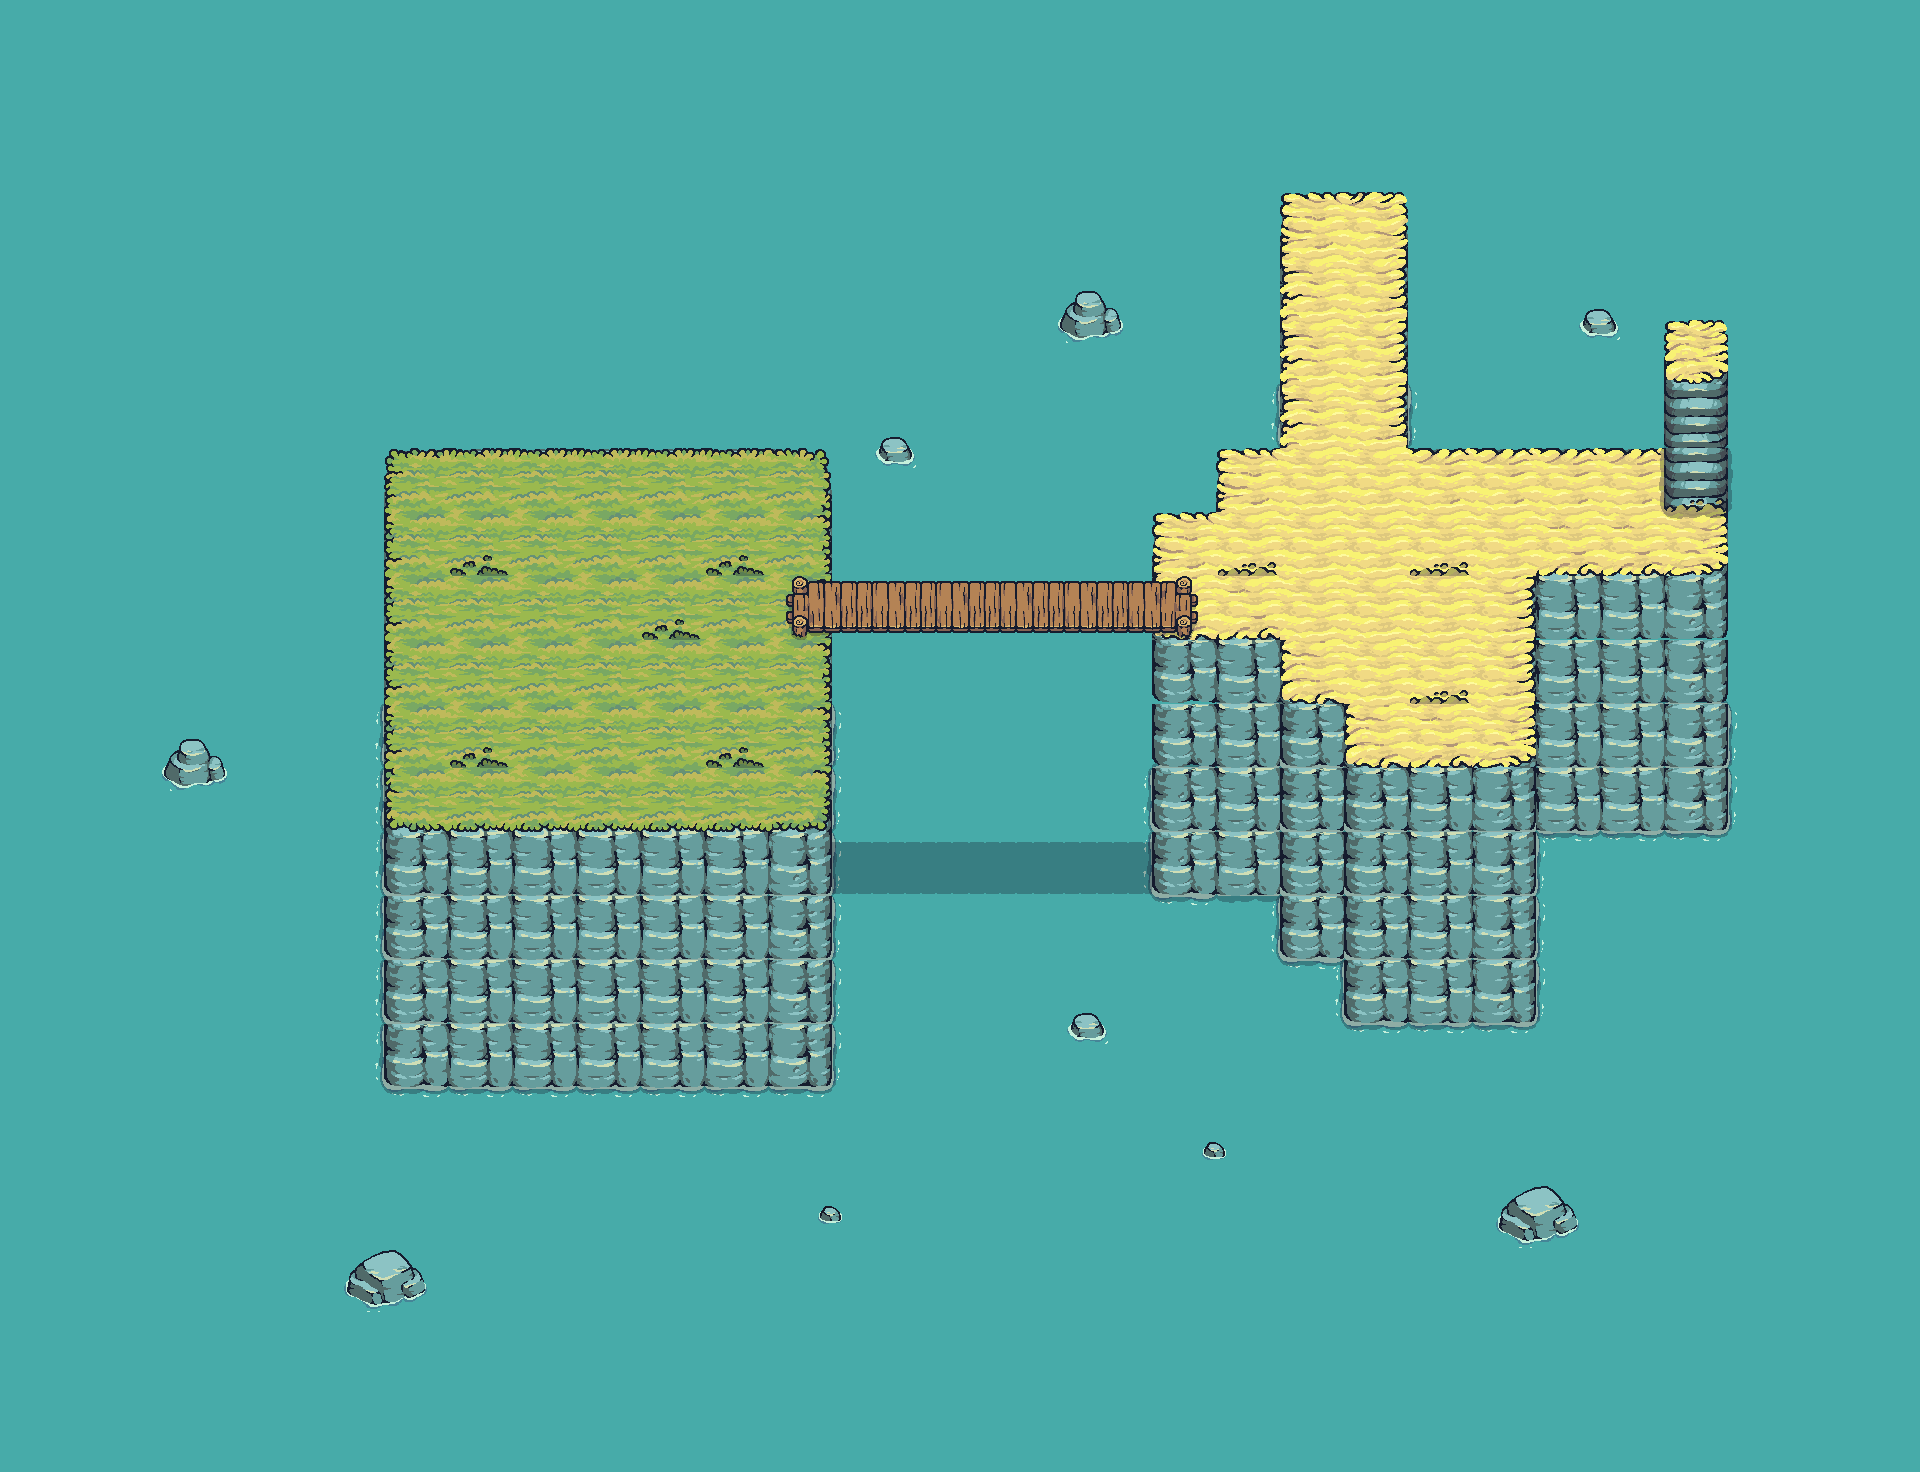

A level layout from a 2D game, rendered from its tile map. Below: a short description, then the map file with tile-grid data replaced by summaries:
An orthogonal 30x23 tile map with 64x64 px tiles, 13 tile layers (water, rocks, foam, foam2, ...), 10 tilesets.

<map version="1.10" tiledversion="1.10.2" orientation="orthogonal" renderorder="right-down" width="30" height="23" tilewidth="64" tileheight="64" infinite="0" nextlayerid="18" nextobjectid="1">
 <tileset firstgid="1" name="Tilemap_Flat" tilewidth="64" tileheight="64" tilecount="40" columns="10">
  <image source="tileset/Terrain/Ground/Tilemap_Flat.png" width="640" height="256" />
 </tileset>
 <tileset firstgid="41" name="Tilemap_Elevation" tilewidth="64" tileheight="64" tilecount="32" columns="4">
  <image source="tileset/Terrain/Ground/Tilemap_Elevation.png" width="256" height="512" />
 </tileset>
 <tileset firstgid="73" name="Shadows" tilewidth="64" tileheight="64" tilecount="9" columns="3">
  <image source="tileset/Terrain/Ground/Shadows.png" width="192" height="192" />
 </tileset>
 <tileset firstgid="82" name="Bridge_All" tilewidth="64" tileheight="64" tilecount="12" columns="3">
  <image source="tileset/Terrain/Bridge/Bridge_All.png" width="192" height="256" />
 </tileset>
 <tileset firstgid="94" name="Water" tilewidth="64" tileheight="64" tilecount="1" columns="1">
  <image source="tileset/Terrain/Water/Water.png" width="64" height="64" />
 </tileset>
 <tileset firstgid="95" name="Foam" tilewidth="64" tileheight="64" tilecount="40" columns="8">
  <image source="tileset/Terrain/Water/Foam/Foam_aligned.png" width="512" height="320" />
  <tile id="0">
   <animation>
    <frame tileid="0" duration="100" />
    <frame tileid="1" duration="100" />
    <frame tileid="2" duration="100" />
    <frame tileid="3" duration="100" />
    <frame tileid="4" duration="100" />
    <frame tileid="5" duration="100" />
    <frame tileid="6" duration="100" />
    <frame tileid="7" duration="100" />
   </animation>
  </tile>
  <tile id="8">
   <animation>
    <frame tileid="8" duration="100" />
    <frame tileid="9" duration="100" />
    <frame tileid="10" duration="100" />
    <frame tileid="11" duration="100" />
    <frame tileid="12" duration="100" />
    <frame tileid="13" duration="100" />
    <frame tileid="14" duration="100" />
    <frame tileid="15" duration="100" />
   </animation>
  </tile>
  <tile id="16">
   <animation>
    <frame tileid="16" duration="100" />
    <frame tileid="17" duration="100" />
    <frame tileid="18" duration="100" />
    <frame tileid="19" duration="100" />
    <frame tileid="20" duration="100" />
    <frame tileid="21" duration="100" />
    <frame tileid="22" duration="100" />
    <frame tileid="23" duration="100" />
   </animation>
  </tile>
  <tile id="24">
   <animation>
    <frame tileid="24" duration="100" />
    <frame tileid="25" duration="100" />
    <frame tileid="26" duration="100" />
    <frame tileid="27" duration="100" />
    <frame tileid="28" duration="100" />
    <frame tileid="29" duration="100" />
    <frame tileid="30" duration="100" />
    <frame tileid="31" duration="100" />
   </animation>
  </tile>
  <tile id="32">
   <animation>
    <frame tileid="32" duration="100" />
    <frame tileid="33" duration="100" />
    <frame tileid="34" duration="100" />
    <frame tileid="35" duration="100" />
    <frame tileid="36" duration="100" />
    <frame tileid="37" duration="100" />
    <frame tileid="38" duration="100" />
    <frame tileid="39" duration="100" />
   </animation>
  </tile>
 </tileset>
 <tileset firstgid="145" name="Rocks_01" tilewidth="64" tileheight="64" tilecount="32" columns="8">
  <image source="tileset/Terrain/Water/Rocks/Rocks_01_aligned.png" width="512" height="256" />
    <tile id="0">
   <animation>
    <frame tileid="0" duration="100" />
    <frame tileid="1" duration="100" />
    <frame tileid="2" duration="100" />
    <frame tileid="3" duration="100" />
    <frame tileid="4" duration="100" />
    <frame tileid="5" duration="100" />
    <frame tileid="6" duration="100" />
    <frame tileid="7" duration="100" />
   </animation>
  </tile>
  <tile id="8">
   <animation>
    <frame tileid="8" duration="100" />
    <frame tileid="9" duration="100" />
    <frame tileid="10" duration="100" />
    <frame tileid="11" duration="100" />
    <frame tileid="12" duration="100" />
    <frame tileid="13" duration="100" />
    <frame tileid="14" duration="100" />
    <frame tileid="15" duration="100" />
   </animation>
  </tile>
  <tile id="16">
   <animation>
    <frame tileid="16" duration="100" />
    <frame tileid="17" duration="100" />
    <frame tileid="18" duration="100" />
    <frame tileid="19" duration="100" />
    <frame tileid="20" duration="100" />
    <frame tileid="21" duration="100" />
    <frame tileid="22" duration="100" />
    <frame tileid="23" duration="100" />
   </animation>
  </tile>
  <tile id="24">
   <animation>
    <frame tileid="24" duration="100" />
    <frame tileid="25" duration="100" />
    <frame tileid="26" duration="100" />
    <frame tileid="27" duration="100" />
    <frame tileid="28" duration="100" />
    <frame tileid="29" duration="100" />
    <frame tileid="30" duration="100" />
    <frame tileid="31" duration="100" />
   </animation>
  </tile>
 </tileset>
 <tileset firstgid="177" name="Rocks_02" tilewidth="64" tileheight="64" tilecount="32" columns="8">
  <image source="tileset/Terrain/Water/Rocks/Rocks_02_aligned.png" width="512" height="256" />
    <tile id="0">
   <animation>
    <frame tileid="0" duration="100" />
    <frame tileid="1" duration="100" />
    <frame tileid="2" duration="100" />
    <frame tileid="3" duration="100" />
    <frame tileid="4" duration="100" />
    <frame tileid="5" duration="100" />
    <frame tileid="6" duration="100" />
    <frame tileid="7" duration="100" />
   </animation>
  </tile>
  <tile id="8">
   <animation>
    <frame tileid="8" duration="100" />
    <frame tileid="9" duration="100" />
    <frame tileid="10" duration="100" />
    <frame tileid="11" duration="100" />
    <frame tileid="12" duration="100" />
    <frame tileid="13" duration="100" />
    <frame tileid="14" duration="100" />
    <frame tileid="15" duration="100" />
   </animation>
  </tile>
  <tile id="16">
   <animation>
    <frame tileid="16" duration="100" />
    <frame tileid="17" duration="100" />
    <frame tileid="18" duration="100" />
    <frame tileid="19" duration="100" />
    <frame tileid="20" duration="100" />
    <frame tileid="21" duration="100" />
    <frame tileid="22" duration="100" />
    <frame tileid="23" duration="100" />
   </animation>
  </tile>
  <tile id="24">
   <animation>
    <frame tileid="24" duration="100" />
    <frame tileid="25" duration="100" />
    <frame tileid="26" duration="100" />
    <frame tileid="27" duration="100" />
    <frame tileid="28" duration="100" />
    <frame tileid="29" duration="100" />
    <frame tileid="30" duration="100" />
    <frame tileid="31" duration="100" />
   </animation>
  </tile>
 </tileset>
 <tileset firstgid="209" name="Rocks_03" tilewidth="64" tileheight="64" tilecount="32" columns="8">
  <image source="tileset/Terrain/Water/Rocks/Rocks_03_aligned.png" width="512" height="256" />
    <tile id="0">
   <animation>
    <frame tileid="0" duration="100" />
    <frame tileid="1" duration="100" />
    <frame tileid="2" duration="100" />
    <frame tileid="3" duration="100" />
    <frame tileid="4" duration="100" />
    <frame tileid="5" duration="100" />
    <frame tileid="6" duration="100" />
    <frame tileid="7" duration="100" />
   </animation>
  </tile>
  <tile id="8">
   <animation>
    <frame tileid="8" duration="100" />
    <frame tileid="9" duration="100" />
    <frame tileid="10" duration="100" />
    <frame tileid="11" duration="100" />
    <frame tileid="12" duration="100" />
    <frame tileid="13" duration="100" />
    <frame tileid="14" duration="100" />
    <frame tileid="15" duration="100" />
   </animation>
  </tile>
  <tile id="16">
   <animation>
    <frame tileid="16" duration="100" />
    <frame tileid="17" duration="100" />
    <frame tileid="18" duration="100" />
    <frame tileid="19" duration="100" />
    <frame tileid="20" duration="100" />
    <frame tileid="21" duration="100" />
    <frame tileid="22" duration="100" />
    <frame tileid="23" duration="100" />
   </animation>
  </tile>
  <tile id="24">
   <animation>
    <frame tileid="24" duration="100" />
    <frame tileid="25" duration="100" />
    <frame tileid="26" duration="100" />
    <frame tileid="27" duration="100" />
    <frame tileid="28" duration="100" />
    <frame tileid="29" duration="100" />
    <frame tileid="30" duration="100" />
    <frame tileid="31" duration="100" />
   </animation>
  </tile>
 </tileset>
 <tileset firstgid="241" name="Rocks_04" tilewidth="64" tileheight="64" tilecount="32" columns="8">
  <image source="tileset/Terrain/Water/Rocks/Rocks_04_aligned.png" width="512" height="256" />
    <tile id="0">
   <animation>
    <frame tileid="0" duration="100" />
    <frame tileid="1" duration="100" />
    <frame tileid="2" duration="100" />
    <frame tileid="3" duration="100" />
    <frame tileid="4" duration="100" />
    <frame tileid="5" duration="100" />
    <frame tileid="6" duration="100" />
    <frame tileid="7" duration="100" />
   </animation>
  </tile>
  <tile id="8">
   <animation>
    <frame tileid="8" duration="100" />
    <frame tileid="9" duration="100" />
    <frame tileid="10" duration="100" />
    <frame tileid="11" duration="100" />
    <frame tileid="12" duration="100" />
    <frame tileid="13" duration="100" />
    <frame tileid="14" duration="100" />
    <frame tileid="15" duration="100" />
   </animation>
  </tile>
  <tile id="16">
   <animation>
    <frame tileid="16" duration="100" />
    <frame tileid="17" duration="100" />
    <frame tileid="18" duration="100" />
    <frame tileid="19" duration="100" />
    <frame tileid="20" duration="100" />
    <frame tileid="21" duration="100" />
    <frame tileid="22" duration="100" />
    <frame tileid="23" duration="100" />
   </animation>
  </tile>
  <tile id="24">
   <animation>
    <frame tileid="24" duration="100" />
    <frame tileid="25" duration="100" />
    <frame tileid="26" duration="100" />
    <frame tileid="27" duration="100" />
    <frame tileid="28" duration="100" />
    <frame tileid="29" duration="100" />
    <frame tileid="30" duration="100" />
    <frame tileid="31" duration="100" />
   </animation>
  </tile>
 </tileset>
 <layer id="9" name="water" width="30" height="23">
  <data>[690 cells, 690 non-empty, 1 distinct tile ids]</data>
 </layer>
 <layer id="16" name="rocks" width="30" height="23">
  <data>[690 cells, 36 non-empty, 16 distinct tile ids]</data>
 </layer>
 <layer id="10" name="foam" width="30" height="23">
  <data>[690 cells, 140 non-empty, 5 distinct tile ids]</data>
 </layer>
 <layer id="11" name="foam2" width="30" height="23">
  <data>[690 cells, 6 non-empty, 3 distinct tile ids]</data>
 </layer>
 <layer id="6" name="terrain shadow" width="30" height="23">
  <data>[690 cells, 139 non-empty, 5 distinct tile ids]</data>
 </layer>
 <layer id="12" name="terrain shadow2" width="30" height="23">
  <data>[690 cells, 7 non-empty, 3 distinct tile ids]</data>
 </layer>
 <layer id="8" name="bridge shadow" width="30" height="23">
  <data>[690 cells, 5 non-empty, 1 distinct tile ids]</data>
 </layer>
 <layer id="2" name="elevation" width="30" height="23">
  <data>[690 cells, 144 non-empty, 16 distinct tile ids]</data>
 </layer>
 <layer id="1" name="ground" width="30" height="23">
  <data>[690 cells, 80 non-empty, 18 distinct tile ids]</data>
 </layer>
 <layer id="15" name="level2_shadow" width="30" height="23">
  <data>[690 cells, 5 non-empty, 5 distinct tile ids]</data>
 </layer>
 <layer id="14" name="level2_elevation" width="30" height="23">
  <data>[690 cells, 3 non-empty, 2 distinct tile ids]</data>
 </layer>
 <layer id="3" name="bushes" width="30" height="23">
  <data>[690 cells, 10 non-empty, 3 distinct tile ids]</data>
 </layer>
 <layer id="4" name="bridges" width="30" height="23">
  <data>[690 cells, 7 non-empty, 3 distinct tile ids]</data>
 </layer>
</map>
